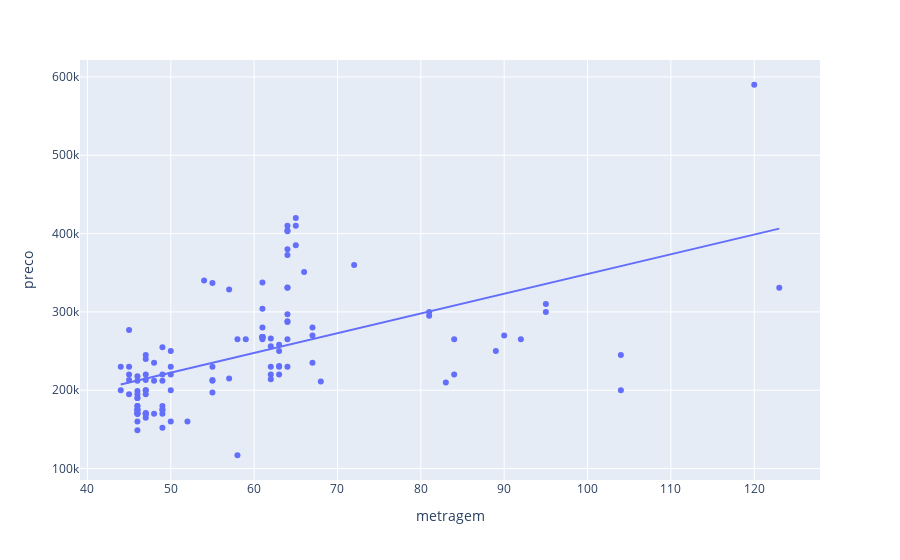

This figure's notebook cell:
### Code cell
fig = px.scatter(base_bairro, x='metragem', y='preco', trendline='ols')
fig.show()
